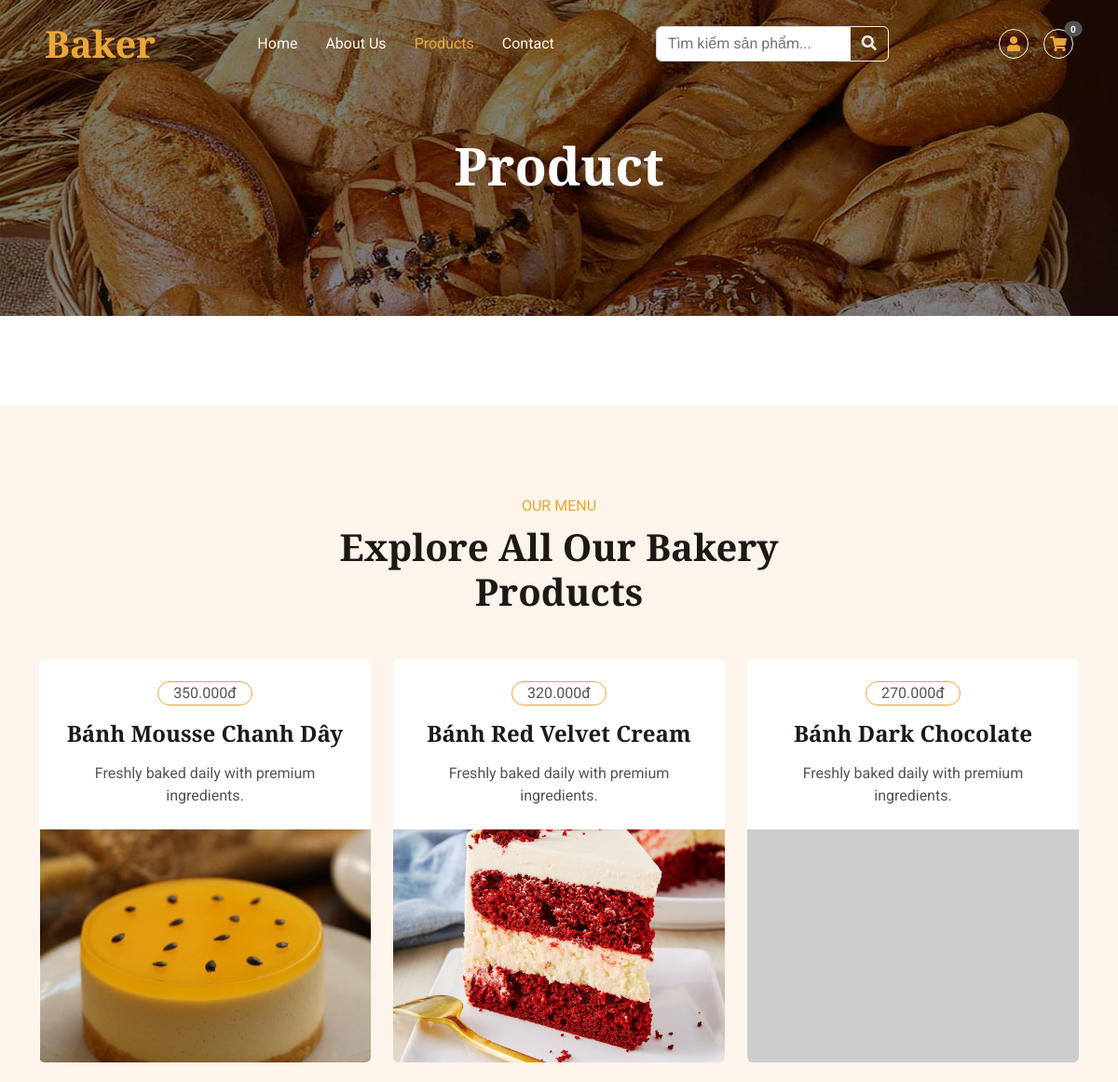
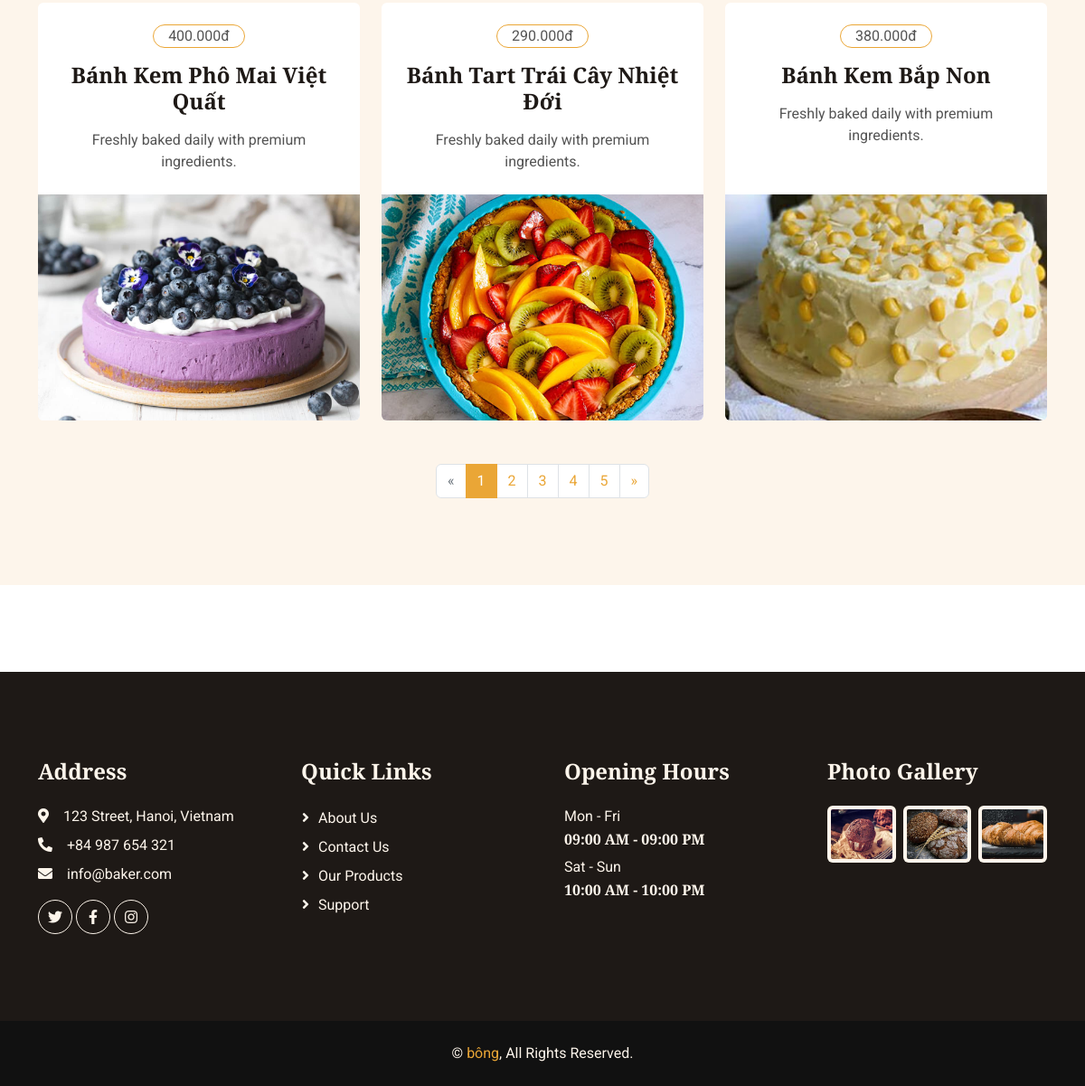
Screenshot of /index.php?page=product with the database file from the repository (2 pictures, top to bottom).
### tables this page shows
CREATE TABLE `products` (
  `product_id` int(11) NOT NULL,
  `category_id` int(11) DEFAULT NULL,
  `product_name` varchar(255) NOT NULL,
  `price` decimal(10,2) UNSIGNED NOT NULL,
  `stock_quantity` int(10) UNSIGNED NOT NULL DEFAULT 0,
  `image` varchar(255) NOT NULL
);

### app/models/ProductModel.php (called while the page is built, shortened)
<?php
class ProductModel {
    private $db;
    public function __construct($dbConnection) {
        $this->db = $dbConnection;
    }
    public function getTotalProducts() {
        $query = mysqli_query($this->db, "SELECT COUNT(*) as total FROM Products");
        $row = mysqli_fetch_assoc($query);
        return $row['total'];
    }
    public function getProductsPaginated($limit, $offset) {
        $query = "SELECT * FROM Products LIMIT $limit OFFSET $offset";
        return mysqli_query($this->db, $query);
    }
}
?>

### views/product.php (the view, shortened to what this page needs)
<?php
require_once 'app/models/ProductModel.php';
$db = Database::getInstance();
$productModel = new ProductModel($db);
$search_term = isset($_GET['search']) ? trim($_GET['search']) : '';
$is_search = !empty($search_term);
$limit = 6;
$page_num = isset($_GET['p']) ? (int)$_GET['p'] : 1;
$offset = ($page_num - 1) * $limit;
if ($is_search) {
    $total_products = $productModel->getTotalSearchProducts($search_term);
    $all_products = $productModel->searchProducts($search_term, $limit, $offset);
} else {
    $total_products = $productModel->getTotalProducts();
    $all_products = $productModel->getProductsPaginated($limit, $offset);
}
$total_pages = ceil($total_products / $limit);
include 'header.php';
?>
<div class="container-xxl bg-light py-6 my-6 mt-0">
    <div class="container">
        <div class="text-center mx-auto mb-5 wow fadeInUp" data-wow-delay="0.1s" style="max-width: 500px;">
            <p class="text-primary text-uppercase mb-2">Our Menu</p>
            <h1 class="display-6 mb-4">
                <?php echo $is_search ? 'Kết quả tìm kiếm: "' . htmlspecialchars($search_term) . '"' : 'Explore All Our Bakery Products'; ?>
            </h1>
        </div>
        <div class="row g-4">
           <?php
            if ($all_products && mysqli_num_rows($all_products) > 0) {
                while($row = mysqli_fetch_assoc($all_products)) {
                    $p_name = $row['product_name'] ?? 'Bánh mới';
                    $p_price = $row['price'] ?? 0;
                    $file_name = !empty($row['image']) ? $row['image'] : 'default.jpg';
            ?>
                <div class="col-lg-4 col-md-6 wow fadeInUp" data-wow-delay="0.1s">
                    <div class="product-item d-flex flex-column bg-white rounded overflow-hidden h-100">
                        <div class="text-center p-4">
                            <div class="d-inline-block border border-primary rounded-pill px-3 mb-3">
                                <?php echo number_format($p_price, 0, ',', '.'); ?>đ
                            </div>
                            <h4 class="mb-3"><?php echo $p_name; ?></h4>
                            <span>Freshly baked daily with premium ingredients.</span>
                        </div>
                        <div class="position-relative mt-auto">
                            <img class="img-fluid w-100" src="assets/img/<?php echo $file_name; ?>" alt="<?php echo $p_name; ?>" style="height: 250px; object-fit: cover;" onerror="this.onerror=null; this.src='https://placehold.co/250x250?text=No+Image';">
                        </div>
                    </div>
                </div>
            <?php
                }
            } else {
                echo "<div class='col-12 text-center py-5'><h4 class='text-muted'>Menu is currently empty.</h4></div>";
            }
            ?>
            <?php if ($total_pages > 1): ?>
            <div class="col-12 mt-5 text-center wow fadeInUp" data-wow-delay="0.1s">
                <nav aria-label="Page navigation">
                    <ul class="pagination justify-content-center mb-0">
                        <li class="page-item <?php echo ($page_num <= 1) ? 'disabled' : ''; ?>">
                            <a class="page-link" href="index.php?page=product<?php echo $is_search ? '&search=' . urlencode($search_term) : ''; ?>&p=<?php echo $page_num - 1; ?>" aria-label="Previous">
                                <span aria-hidden="true">&laquo;</span>
                            </a>
                        </li>
                        <?php for($i = 1; $i <= $total_pages; $i++): ?>
                        <li class="page-item <?php echo ($page_num == $i) ? 'active' : ''; ?>">
                            <a class="page-link" href="index.php?page=product<?php echo $is_search ? '&search=' . urlencode($search_term) : ''; ?>&p=<?php echo $i; ?>"><?php echo $i; ?></a>
                        </li>
                        <?php endfor; ?>
                        <li class="page-item <?php echo ($page_num >= $total_pages) ? 'disabled' : ''; ?>">
                            <a class="page-link" href="index.php?page=product<?php echo $is_search ? '&search=' . urlencode($search_term) : ''; ?>&p=<?php echo $page_num + 1; ?>" aria-label="Next">
                                <span aria-hidden="true">&raquo;</span>
                            </a>
                        </li>
                    </ul>
                </nav>
            </div>
            <?php endif; ?>
            </div>
    </div>
</div>
<?php include 'footer.php'; ?>

### assets/css/style.css (style rules this page uses)
:root { --primary: #EAA636; --secondary: #545454; --light: #FDF5EB; --dark: #1E1916; }
h4, h5, h6, .h4, .h5, .h6 { font-weight: 600 !important; }
.py-6 { padding-top: 6rem; padding-bottom: 6rem; }
.my-6 { margin-top: 6rem; margin-bottom: 6rem; }
.product-item { transition: .5s; }

### rows the page displays
products: price "350.000", product_name "Bánh Mousse Chanh Dây", image (picture)
products: price "320.000", product_name "Bánh Red Velvet Cream", image (picture)
products: price "270.000", product_name "Bánh Dark Chocolate"
products: price "400.000", product_name "Bánh Kem Phô Mai Việt Quất", image (picture)
products: price "290.000", product_name "Bánh Tart Trái Cây Nhiệt Đới", image (picture)
products: price "380.000", product_name "Bánh Kem Bắp Non", image (picture)

### other values shown
$current_page "Product"
